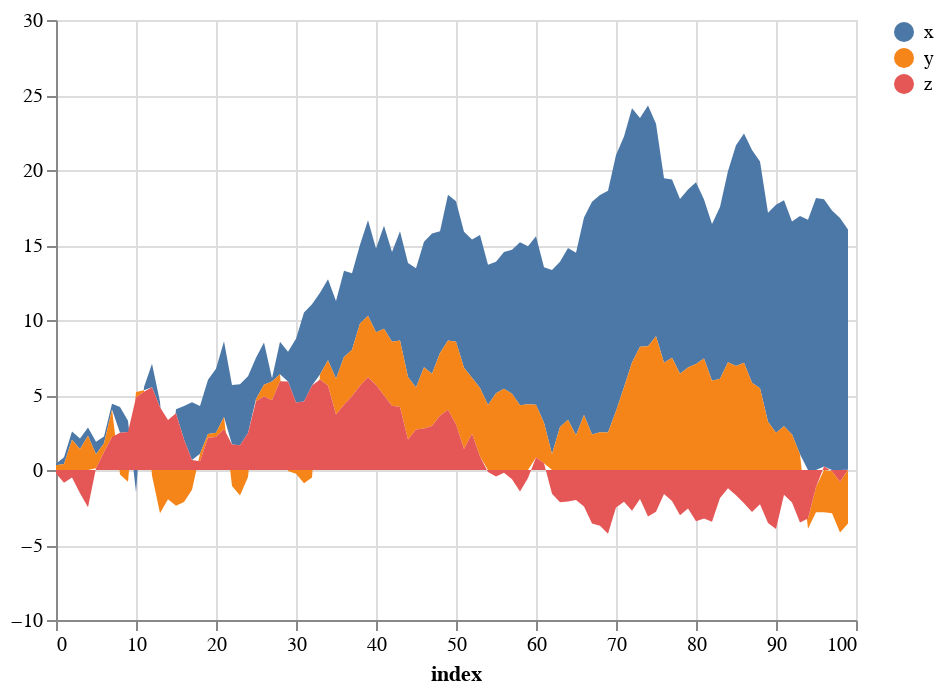

The code cell stored with this chart in its notebook:
### Markdown cell above
## Area

### Code cell
df.plot(kind='area', alpha=.4)

### Figure 1 — Vega-Lite specification as saved in the notebook (floating-point values rounded to 4 significant figures)
{"$schema": "https://vega.github.io/schema/vega-lite/v3.4.0.json", "config": {"mark": {"tooltip": null}, "view": {"height": 300, "width": 400}}, "data": {"name": "data-13099b60e16e19b1dfc8ec8ad5449064"}, "datasets": {"data-13099b60e16e19b1dfc8ec8ad5449064": [{"index": 0, "x": 0.1017, "y": 0.3197, "z": -0.2409}, {"index": 1, "x": 0.4638, "y": 0.3928, "z": -0.847}, {"index": 2, "x": 0.5428, "y": 2.022, "z": -0.5041}, {"index": 3, "x": 0.6918, "y": 1.408, "z": -1.553}, {"index": 4, "x": 0.5438, "y": 2.282, "z": -2.48}, {"index": 5, "x": 0.8413, "y": 0.9336, "z": 0.1159}, {"index": 6, "x": 0.4441, "y": 0.5846, "z": 1.199}, {"index": 7, "x": 0.3769, "y": 1.845, "z": 2.197}, {"index": 8, "x": 1.709, "y": -0.2965, "z": 2.485}, {"index": 9, "x": 0.7594, "y": -0.784, "z": 2.53}, {"index": 10, "x": -1.487, "y": 0.36, "z": 4.835}, {"index": 11, "x": 0.2151, "y": 0.1158, "z": 5.209}, {"index": 12, "x": 1.574, "y": -0.3725, "z": 5.515}, {"index": 13, "x": 0.368, "y": -2.878, "z": 4.187}, {"index": 14, "x": -0.1154, "y": -1.951, "z": 3.339}, {"index": 15, "x": 0.2686, "y": -2.388, "z": 3.781}, {"index": 16, "x": 2.227, "y": -2.126, "z": 2.033}, {"index": 17, "x": 3.851, "y": -1.319, "z": 0.6587}, {"index": 18, "x": 3.176, "y": 0.5053, "z": 0.5844}, {"index": 19, "x": 3.611, "y": 0.2488, "z": 2.155}, {"index": 20, "x": 4.268, "y": 0.287, "z": 2.193}, {"index": 21, "x": 5.052, "y": 0.8085, "z": 2.727}, {"index": 22, "x": 3.961, "y": -1.06, "z": 1.699}, {"index": 23, "x": 4.058, "y": -1.694, "z": 1.652}, {"index": 24, "x": 3.786, "y": -0.4675, "z": 2.469}, {"index": 25, "x": 2.742, "y": 0.1524, "z": 4.583}, {"index": 26, "x": 2.801, "y": 0.7991, "z": 4.892}, {"index": 27, "x": 0.2069, "y": 1.247, "z": 4.654}, {"index": 28, "x": 2.166, "y": 0.4687, "z": 5.913}, {"index": 29, "x": 1.983, "y": -0.05891, "z": 5.894}, {"index": 30, "x": 4.249, "y": -0.2545, "z": 4.508}, {"index": 31, "x": 5.934, "y": -0.8869, "z": 4.572}, {"index": 32, "x": 5.414, "y": -0.5045, "z": 5.63}, {"index": 33, "x": 5.45, "y": 0.343, "z": 6.03}, {"index": 34, "x": 5.4, "y": 1.704, "z": 5.612}, {"index": 35, "x": 5.173, "y": 2.398, "z": 3.692}, {"index": 36, "x": 5.75, "y": 3.189, "z": 4.344}, {"index": 37, "x": 5.093, "y": 3.107, "z": 4.918}, {"index": 38, "x": 5.254, "y": 4.141, "z": 5.621}, {"index": 39, "x": 6.358, "y": 4.098, "z": 6.186}, {"index": 40, "x": 5.58, "y": 3.514, "z": 5.665}, {"index": 41, "x": 6.869, "y": 4.439, "z": 4.971}, {"index": 42, "x": 5.978, "y": 4.256, "z": 4.29}, {"index": 43, "x": 7.274, "y": 4.442, "z": 4.196}, {"index": 44, "x": 7.601, "y": 4.162, "z": 2.033}, {"index": 45, "x": 7.949, "y": 2.813, "z": 2.694}, {"index": 46, "x": 8.364, "y": 4.084, "z": 2.76}, {"index": 47, "x": 9.36, "y": 3.483, "z": 2.928}, {"index": 48, "x": 8.105, "y": 4.19, "z": 3.614}, {"index": 49, "x": 9.715, "y": 4.624, "z": 4.015}, {"index": 50, "x": 9.37, "y": 5.504, "z": 3.041}, {"index": 51, "x": 9.066, "y": 5.421, "z": 1.395}, {"index": 52, "x": 9.218, "y": 3.739, "z": 2.409}, {"index": 53, "x": 10.2, "y": 4.573, "z": 0.8947}, {"index": 54, "x": 9.352, "y": 4.336, "z": -0.1368}, {"index": 55, "x": 8.763, "y": 5.119, "z": -0.4335}, {"index": 56, "x": 9.118, "y": 5.419, "z": -0.1889}, {"index": 57, "x": 9.603, "y": 5.087, "z": -0.6122}, {"index": 58, "x": 10.88, "y": 4.311, "z": -1.426}, {"index": 59, "x": 10.54, "y": 4.387, "z": -0.5399}, {"index": 60, "x": 11.23, "y": 3.518, "z": 0.8324}, {"index": 61, "x": 10.36, "y": 2.704, "z": 0.4496}, {"index": 62, "x": 12.27, "y": 1.065, "z": -1.58}, {"index": 63, "x": 11.02, "y": 2.866, "z": -2.157}, {"index": 64, "x": 11.45, "y": 3.352, "z": -2.096}, {"index": 65, "x": 12.16, "y": 2.322, "z": -2.002}, {"index": 66, "x": 13.18, "y": 3.665, "z": -2.439}, {"index": 67, "x": 15.52, "y": 2.361, "z": -3.568}, {"index": 68, "x": 15.82, "y": 2.522, "z": -3.717}, {"index": 69, "x": 16.13, "y": 2.494, "z": -4.247}, {"index": 70, "x": 17.07, "y": 3.936, "z": -2.493}, {"index": 71, "x": 16.7, "y": 5.525, "z": -2.121}, {"index": 72, "x": 16.95, "y": 7.16, "z": -2.715}, {"index": 73, "x": 15.25, "y": 8.21, "z": -1.936}, {"index": 74, "x": 16.05, "y": 8.25, "z": -3.107}, {"index": 75, "x": 14.16, "y": 8.916, "z": -2.777}, {"index": 76, "x": 12.3, "y": 7.155, "z": -1.605}, {"index": 77, "x": 11.88, "y": 7.481, "z": -2.065}, {"index": 78, "x": 11.64, "y": 6.424, "z": -3.024}, {"index": 79, "x": 11.87, "y": 6.834, "z": -2.567}, {"index": 80, "x": 12.12, "y": 7.067, "z": -3.424}, {"index": 81, "x": 10.59, "y": 7.438, "z": -3.239}, {"index": 82, "x": 10.46, "y": 5.944, "z": -3.456}, {"index": 83, "x": 11.46, "y": 6.077, "z": -1.871}, {"index": 84, "x": 12.75, "y": 7.178, "z": -1.21}, {"index": 85, "x": 14.71, "y": 6.94, "z": -1.679}, {"index": 86, "x": 15.28, "y": 7.147, "z": -2.218}, {"index": 87, "x": 15.52, "y": 5.813, "z": -2.804}, {"index": 88, "x": 15.12, "y": 5.444, "z": -2.281}, {"index": 89, "x": 13.93, "y": 3.221, "z": -3.535}, {"index": 90, "x": 15.19, "y": 2.487, "z": -3.938}, {"index": 91, "x": 15.07, "y": 2.918, "z": -1.645}, {"index": 92, "x": 14.2, "y": 2.365, "z": -2.172}, {"index": 93, "x": 15.89, "y": 1.043, "z": -3.493}, {"index": 94, "x": 16.68, "y": -0.6943, "z": -3.228}, {"index": 95, "x": 18.13, "y": -1.676, "z": -1.135}, {"index": 96, "x": 17.81, "y": -2.815, "z": 0.2389}, {"index": 97, "x": 17.31, "y": -2.786, "z": -0.0913}, {"index": 98, "x": 16.8, "y": -3.386, "z": -0.7752}, {"index": 99, "x": 16.01, "y": -3.57, "z": 0.01863}]}, "encoding": {"color": {"field": "column", "title": null, "type": "nominal"}, "tooltip": [{"field": "index", "type": "quantitative"}, {"field": "x", "type": "quantitative"}, {"field": "y", "type": "quantitative"}, {"field": "z", "type": "quantitative"}], "x": {"field": "index", "type": "quantitative"}, "y": {"field": "value", "title": null, "type": "quantitative"}}, "mark": "area", "selection": {"selector005": {"bind": "scales", "encodings": ["x", "y"], "type": "interval"}}, "transform": [{"as": ["column", "value"], "fold": ["x", "y", "z"]}]}
